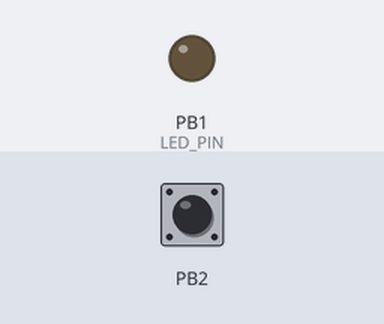
A program run on a simulated ATtiny85, built with avr-gcc and run on an emulated ATtiny85. Shown: output pins drawn as LEDs (lit = HIGH). Inputs (shaded band) come from the test bench; at power-on: PB2 HIGH. MIDI output is not drawn.

Above: at 0.3 s.
Timing chart, 0 to 1.8 s (numbered marks = the images above):
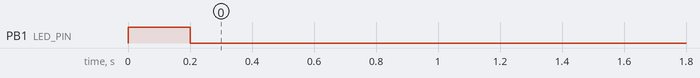

The program:

main.cpp
```cpp
#include <Arduino.h>
#include <SoftwareSerial.h>
#include <MIDI.h>
#include "avdweb_Switch.h"

#define MIDI_OUT_PIN PB0
#define LED_PIN PB1
#define BUTTON_PIN PB2

SoftwareSerial serial(PB5, MIDI_OUT_PIN);
MIDI_CREATE_INSTANCE(SoftwareSerial, serial, MIDI);

Switch pushButton = Switch(BUTTON_PIN);

void flash() {
    digitalWrite(LED_PIN, HIGH);
    delay(200);
    digitalWrite(LED_PIN, LOW);
}

void buttonCallback(void*) {
    MIDI.sendProgramChange(0, 1);

    flash();
}

void setup() {
    pinMode(LED_PIN, OUTPUT);

    flash();

    pushButton.setPushedCallback(&buttonCallback);

    MIDI.begin(MIDI_CHANNEL_OMNI);
}

void loop() {
    pushButton.poll();
}
```
